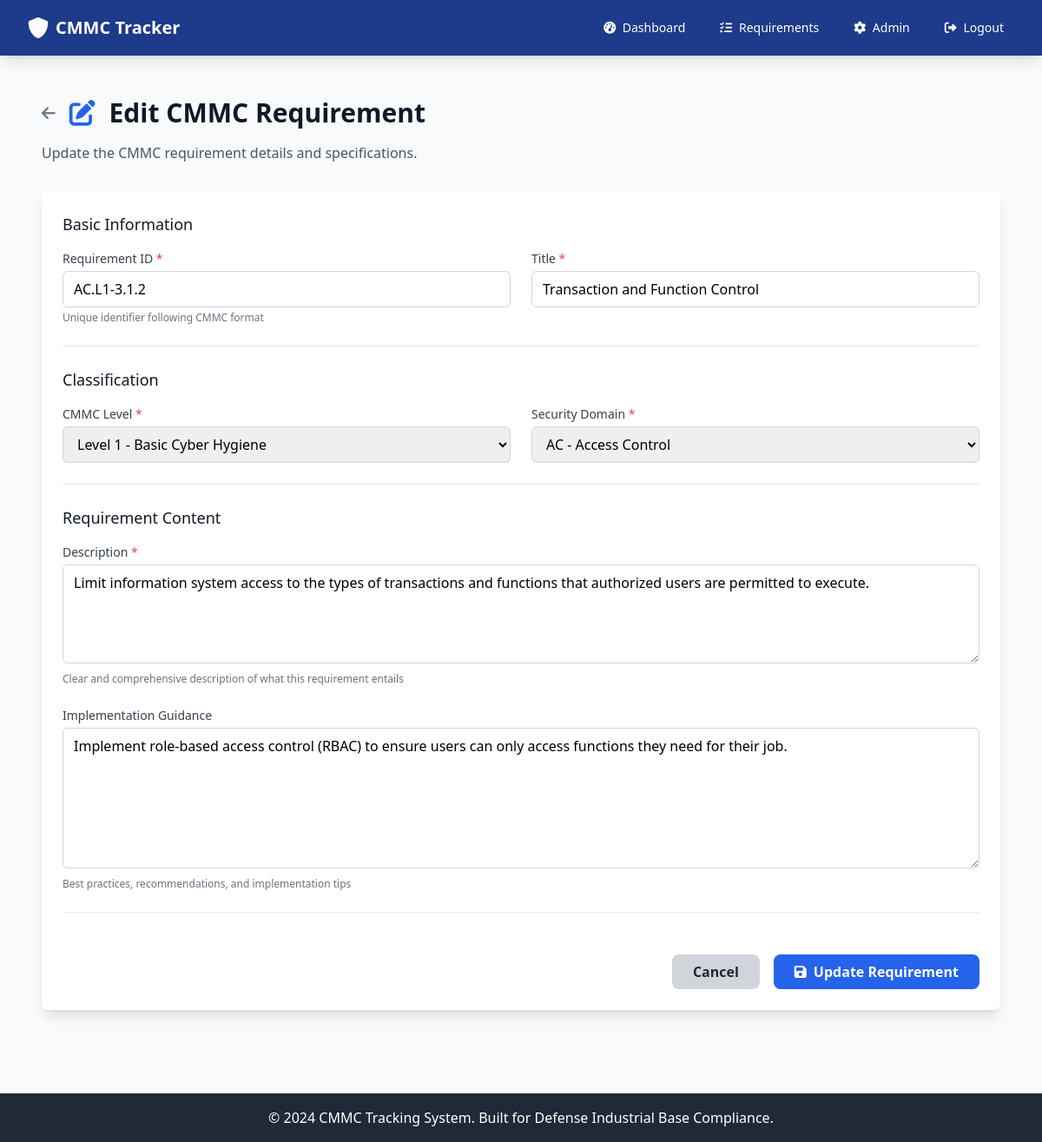
Before: /admin/requirements/edit/2 (signed in) with the older database file.
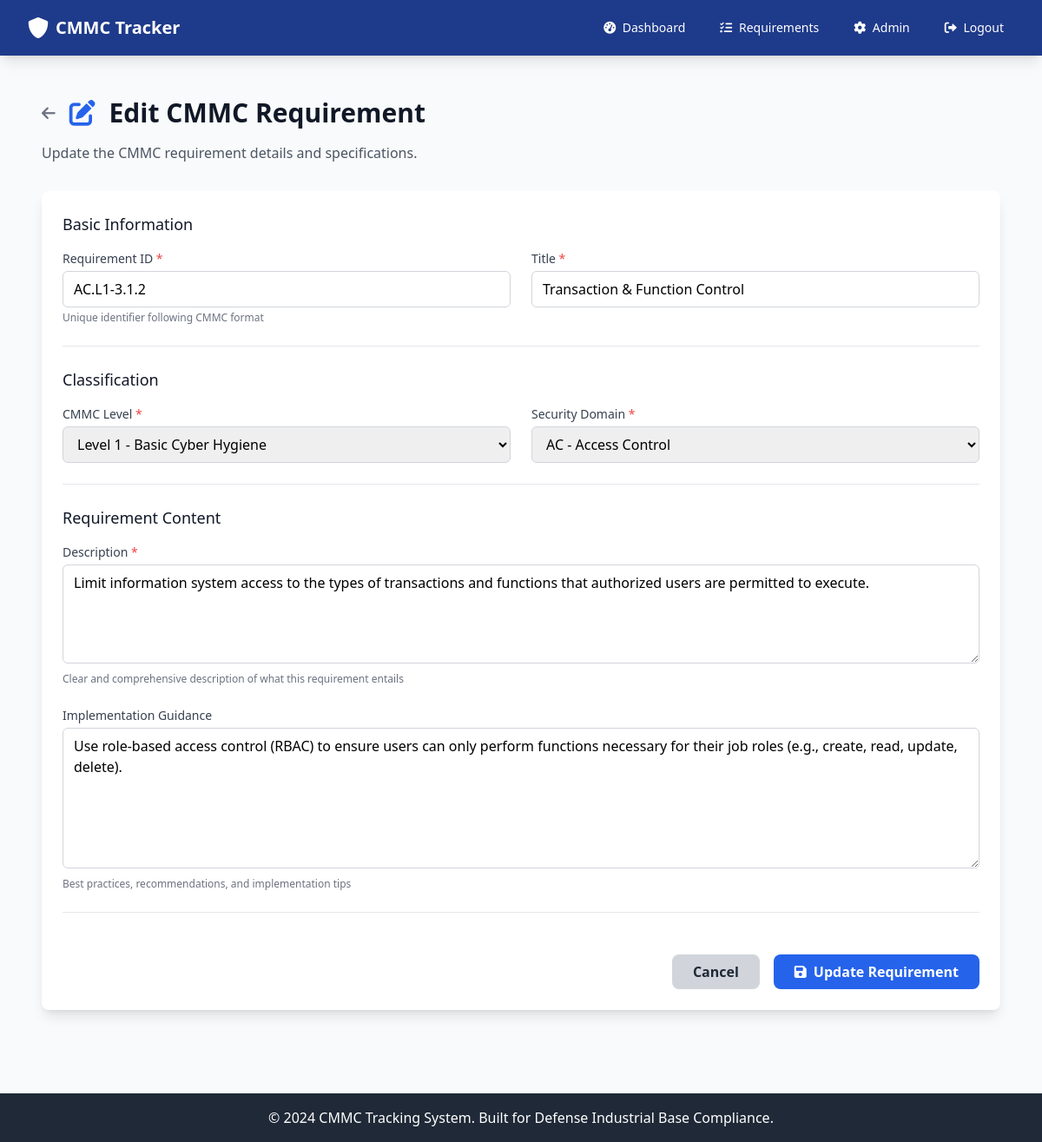
After: the same page with the newer database file.
### app.py (models this page shows)
class CMMCRequirement(db.Model):
    __tablename__ = 'cmmc_requirement'
    id = db.Column(db.Integer, primary_key=True)
    requirement_id = db.Column(db.String(20), unique=True, nullable=False)
    title = db.Column(db.String(200), nullable=False)
    description = db.Column(db.Text, nullable=False)
    level_id = db.Column(db.Integer, db.ForeignKey('cmmc_level.id'), nullable=False)
    domain_id = db.Column(db.Integer, db.ForeignKey('cmmc_domain.id'), nullable=False)
    guidance = db.Column(db.Text)
    created_at = db.Column(db.DateTime, default=datetime.utcnow)
    level = db.relationship('CMMCLevel', backref='requirements')
    domain = db.relationship('CMMCDomain', backref='requirements')

class CMMCDomain(db.Model):
    __tablename__ = 'cmmc_domain'
    id = db.Column(db.Integer, primary_key=True)
    code = db.Column(db.String(10), unique=True, nullable=False)
    name = db.Column(db.String(100), nullable=False)
    description = db.Column(db.Text)
    created_at = db.Column(db.DateTime, default=datetime.utcnow)

### app.py (the view, shortened to what this page needs)
@app.route('/admin/requirements/edit/<int:id>', methods=['GET', 'POST'])
@admin_required
def admin_edit_requirement(id):
    requirement = CMMCRequirement.query.get_or_404(id)
    levels = CMMCLevel.query.all()
    domains = CMMCDomain.query.all()
    return render_template('admin/edit_requirement.html', requirement=requirement, levels=levels, domains=domains)

### app.py (called while the page is built)
def admin_required(f):
    @wraps(f)
    def decorated_function(*args, **kwargs):
        if 'user_id' not in session:
            flash('Please log in to access this page.', 'warning')
            return redirect(url_for('login'))
        user = User.query.get(session['user_id'])
        if not user or user.role != 'admin':
            flash('Admin access required.', 'error')
            return redirect(url_for('dashboard'))
        return f(*args, **kwargs)
    return decorated_function

### templates/admin/edit_requirement.html (shortened to what the changed rows need)
{% extends "base.html" %}
{% block content %}
<div class="px-4 py-6">
    <div class="mb-8">
        <div class="flex items-center mb-4">
            <h1 class="text-3xl font-bold text-gray-900">
                <i class="fas fa-edit text-blue-600 mr-2"></i>
                Edit CMMC Requirement
            </h1>
        </div>
    </div>
    <div class="bg-white shadow-lg rounded-lg">
        <form method="POST" class="space-y-6 p-6">
            <div class="border-b border-gray-200 pb-6">
                <div class="grid grid-cols-1 md:grid-cols-2 gap-6">
                    <div>
                        <label for="requirement_id" class="block text-sm font-medium text-gray-700 mb-1">
                            Requirement ID <span class="text-red-500">*</span>
                        </label>
                        <input type="text" id="requirement_id" name="requirement_id" required
                               value="{{ requirement.requirement_id }}"
                               class="w-full border border-gray-300 rounded-md px-3 py-2 focus:outline-none focus:ring-blue-500 focus:border-blue-500"
                               placeholder="e.g., AC.L1-3.1.1">
                        <p class="text-xs text-gray-500 mt-1">Unique identifier following CMMC format</p>
                    </div>
                    <div>
                        <label for="title" class="block text-sm font-medium text-gray-700 mb-1">
                            Title <span class="text-red-500">*</span>
                        </label>
                        <input type="text" id="title" name="title" required
                               value="{{ requirement.title }}"
                               class="w-full border border-gray-300 rounded-md px-3 py-2 focus:outline-none focus:ring-blue-500 focus:border-blue-500"
                               placeholder="Brief descriptive title">
                    </div>
                </div>
            </div>
            <div class="border-b border-gray-200 pb-6">
                <div class="grid grid-cols-1 md:grid-cols-2 gap-6">
                    <div>
                        <label for="level_id" class="block text-sm font-medium text-gray-700 mb-1">
                            CMMC Level <span class="text-red-500">*</span>
                        </label>
                        <select id="level_id" name="level_id" required
                                class="w-full border border-gray-300 rounded-md px-3 py-2 focus:outline-none focus:ring-blue-500 focus:border-blue-500">
                            {% for level in levels %}
                                <option value="{{ level.id }}" {% if level.id == requirement.level_id %}selected{% endif %}>
                                    Level {{ level.level_number }} - {{ level.name }}
                                </option>
                            {% endfor %}
                        </select>
                    </div>
                    <div>
                        <label for="domain_id" class="block text-sm font-medium text-gray-700 mb-1">
                            Security Domain <span class="text-red-500">*</span>
                        </label>
                        <select id="domain_id" name="domain_id" required
                                class="w-full border border-gray-300 rounded-md px-3 py-2 focus:outline-none focus:ring-blue-500 focus:border-blue-500">
                            {% for domain in domains %}
                                <option value="{{ domain.id }}" {% if domain.id == requirement.domain_id %}selected{% endif %}>
                                    {{ domain.code }} - {{ domain.name }}
                                </option>
                            {% endfor %}
                        </select>
                    </div>
                </div>
            </div>
            <div class="border-b border-gray-200 pb-6">
                <div class="space-y-6">
                    <div>
                        <label for="description" class="block text-sm font-medium text-gray-700 mb-1">
                            Description <span class="text-red-500">*</span>
                        </label>
                        <textarea id="description" name="description" rows="4" required
                                  class="w-full border border-gray-300 rounded-md px-3 py-2 focus:outline-none focus:ring-blue-500 focus:border-blue-500"
                                  placeholder="Detailed description of the requirement...">{{ requirement.description }}</textarea>
                        <p class="text-xs text-gray-500 mt-1">Clear and comprehensive description of what this requirement entails</p>
                    </div>
                    <div>
                        <label for="guidance" class="block text-sm font-medium text-gray-700 mb-1">
                            Implementation Guidance
                        </label>
                        <textarea id="guidance" name="guidance" rows="6"
                                  class="w-full border border-gray-300 rounded-md px-3 py-2 focus:outline-none focus:ring-blue-500 focus:border-blue-500"
                                  placeholder="Provide practical guidance on how to implement this requirement...">{{ requirement.guidance or '' }}</textarea>
                        <p class="text-xs text-gray-500 mt-1">Best practices, recommendations, and implementation tips</p>
                    </div>
                </div>
            </div>
        </form>
    </div>
</div>
{% endblock %}

Changed rows visible on the page:
changed CMMCRequirement "AC.L1-3.1.2": title "Transaction and Function Control" → "Transaction & Function Control"; guidance "Implement role-based access control (RBAC) to ensure users can only access functions they need for their job." → "Use role-based access control (RBAC) to ensure users can only perform functions necessary for their job roles (e.g., create, read, update, delete)."
